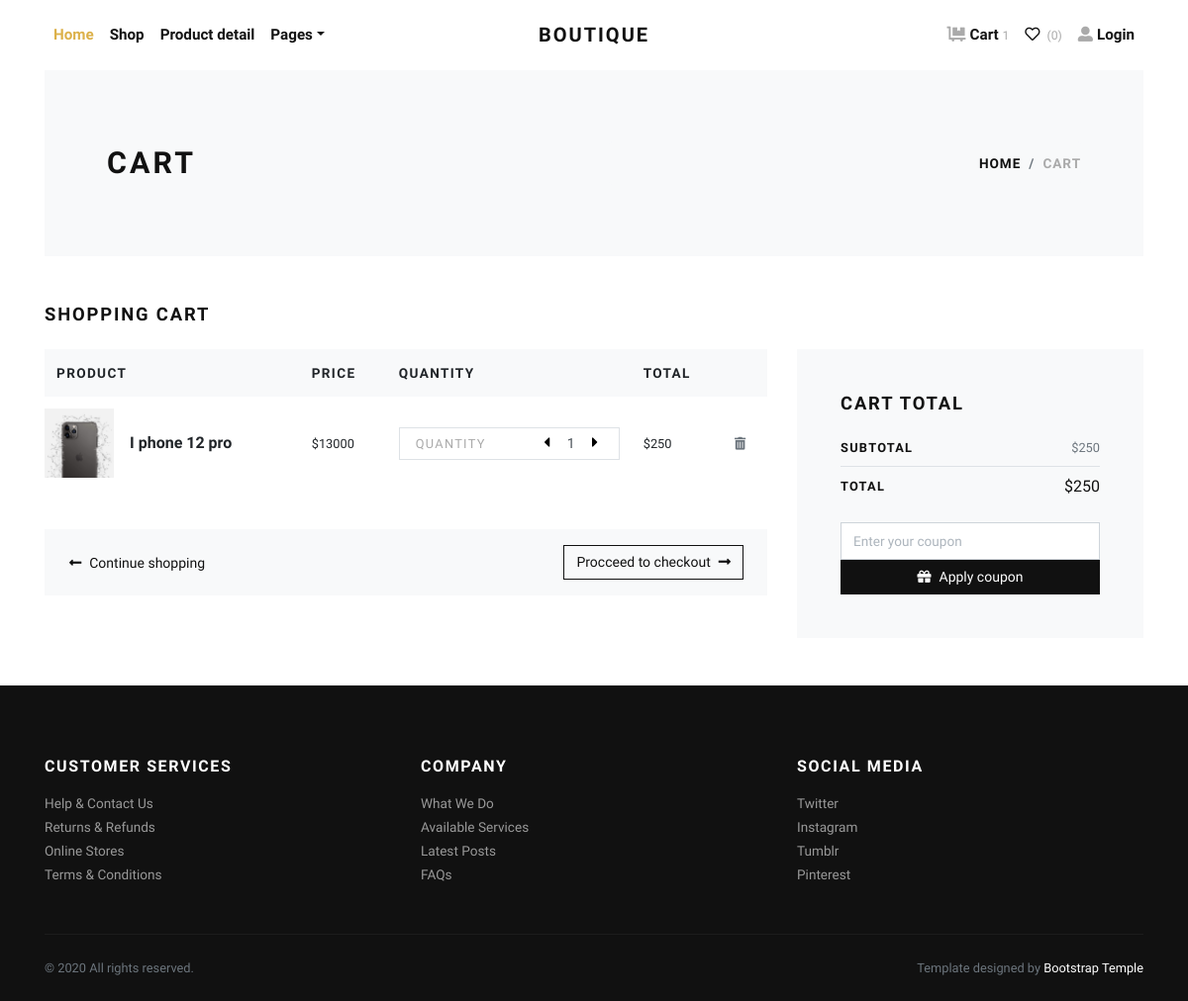
/cart.php (signed in), run on the app's committed database.
### tables this page shows
CREATE TABLE `cart` (
  `id` int(11) NOT NULL,
  `pro_id` int(11) NOT NULL,
  `user_id` int(11) NOT NULL,
  `qty` int(11) NOT NULL
);

CREATE TABLE `images` (
  `id` int(11) NOT NULL,
  `img_name` varchar(255) NOT NULL,
  `product_id` int(11) NOT NULL
);

CREATE TABLE `product` (
  `id` int(11) NOT NULL,
  `name` varchar(255) NOT NULL,
  `price` varchar(100) NOT NULL,
  `cat_id` int(11) NOT NULL
);

### cart.php (the view, shortened to what this page needs)
<?php
include('inc/header.php');
include('inc/navbar.php')
?>
      <div class="container">
        <section class="py-5 bg-light">
          <div class="container">
            <div class="row px-4 px-lg-5 py-lg-4 align-items-center">
              <div class="col-lg-6">
                <h1 class="h2 text-uppercase mb-0">Cart</h1>
              </div>
              <div class="col-lg-6 text-lg-right">
                <nav aria-label="breadcrumb">
                  <ol class="breadcrumb justify-content-lg-end mb-0 px-0">
                    <li class="breadcrumb-item"><a href="index.php">Home</a></li>
                    <li class="breadcrumb-item active" aria-current="page">Cart</li>
                  </ol>
                </nav>
              </div>
            </div>
          </div>
        </section>
        <section class="py-5">
          <h2 class="h5 text-uppercase mb-4">Shopping cart</h2>
          <div class="row">
            <div class="col-lg-8 mb-4 mb-lg-0">
              <div class="table-responsive mb-4">
                <table class="table">
                  <thead class="bg-light">
                    <tr>
                      <th class="border-0" scope="col"> <strong class="text-small text-uppercase">Product</strong></th>
                      <th class="border-0" scope="col"> <strong class="text-small text-uppercase">Price</strong></th>
                      <th class="border-0" scope="col"> <strong class="text-small text-uppercase">Quantity</strong></th>
                      <th class="border-0" scope="col"> <strong class="text-small text-uppercase">Total</strong></th>
                      <th class="border-0" scope="col"> </th>
                    </tr>
                  </thead>
                  <tbody>
                    <?php
                      $user = $_SESSION['user'];
                      $cart= "SELECT * FROM cart WHERE user_id = '$user'";
                      $querycart = $conn ->query($cart);
                      foreach ($querycart as $viewCart) {
                           $id_product = $viewCart['pro_id'];
                          $sql = "SELECT * FROM product WHERE id = $id_product";
                          $queryPro = $conn -> query($sql);
                          $result = $queryPro->fetch_assoc();
                          $Img = "SELECT * FROM images WHERE product_id = $id_product";
                          $queryImg = $conn -> query($Img);
                          $img = $queryImg->fetch_assoc();
                          $img_name =$img['img_name'];
          ?>
                    <tr>
                      <th class="pl-0 border-0" scope="row">
                        <div class="media align-items-center"><a class="reset-anchor d-block animsition-link" href="detail.php"><img src="admin/images/<?= $img_name?>" alt="..." width="70"/></a>
                          <div class="media-body ml-3"><strong class="h6"><a class="reset-anchor animsition-link" href="detail.php"><?= $result ['name'] ?></a></strong></div>
                        </div>
                      </th>
                      <td class="align-middle border-0">
                        <p class="mb-0 small">$<?= $result ['price'] ?></p>
                      </td>
                      <td class="align-middle border-0">
                        <div class="border d-flex align-items-center justify-content-between px-3"><span class="small text-uppercase text-gray headings-font-family">Quantity</span>
                          <div class="quantity">
                            <button class="dec-btn p-0"><i class="fas fa-caret-left"></i></button>
                            <input class="form-control form-control-sm border-0 shadow-0 p-0" type="text" value="1"/>
                            <button class="inc-btn p-0"><i class="fas fa-caret-right"></i></button>
                          </div>
                        </div>
                      </td>
                      <td class="align-middle border-0">
                        <p class="mb-0 small">$250</p>
                      </td>
                      <td class="align-middle border-0"><a class="reset-anchor" href="#"><i class="fas fa-trash-alt small text-muted"></i></a></td>
                    </tr>
                    <?php }?>
                  </tbody>
                </table>
              </div>
              <div class="bg-light px-4 py-3">
                <div class="row align-items-center text-center">
                  <div class="col-md-6 mb-3 mb-md-0 text-md-left"><a class="btn btn-link p-0 text-dark btn-sm" href="shop.php"><i class="fas fa-long-arrow-alt-left mr-2"> </i>Continue shopping</a></div>
                  <div class="col-md-6 text-md-right"><a class="btn btn-outline-dark btn-sm" href="checkout.php">Procceed to checkout<i class="fas fa-long-arrow-alt-right ml-2"></i></a></div>
                </div>
              </div>
            </div>
            <div class="col-lg-4">
              <div class="card border-0 rounded-0 p-lg-4 bg-light">
                <div class="card-body">
                  <h5 class="text-uppercase mb-4">Cart total</h5>
                  <ul class="list-unstyled mb-0">
                    <li class="d-flex align-items-center justify-content-between"><strong class="text-uppercase small font-weight-bold">Subtotal</strong><span class="text-muted small">$250</span></li>
                    <li class="border-bottom my-2"></li>
                    <li class="d-flex align-items-center justify-content-between mb-4"><strong class="text-uppercase small font-weight-bold">Total</strong><span>$250</span></li>
                    <li>
                      <form action="#">
                        <div class="form-group mb-0">
                          <input class="form-control" type="text" placeholder="Enter your coupon">
                          <button class="btn btn-dark btn-sm btn-block" type="submit"> <i class="fas fa-gift mr-2"></i>Apply coupon</button>
                        </div>
                      </form>
                    </li>
                  </ul>
                </div>
              </div>
            </div>
          </div>
        </section>
      </div>
      <footer class="bg-dark text-white">
        <div class="container py-4">
          <div class="row py-5">
            <div class="col-md-4 mb-3 mb-md-0">
              <h6 class="text-uppercase mb-3">Customer services</h6>
              <ul class="list-unstyled mb-0">
                <li><a class="footer-link" href="#">Help &amp; Contact Us</a></li>
                <li><a class="footer-link" href="#">Returns &amp; Refunds</a></li>
                <li><a class="footer-link" href="#">Online Stores</a></li>
                <li><a class="footer-link" href="#">Terms &amp; Conditions</a></li>
              </ul>
            </div>
            <div class="col-md-4 mb-3 mb-md-0">
              <h6 class="text-uppercase mb-3">Company</h6>
              <ul class="list-unstyled mb-0">
                <li><a class="footer-link" href="#">What We Do</a></li>
                <li><a class="footer-link" href="#">Available Services</a></li>
                <li><a class="footer-link" href="#">Latest Posts</a></li>
                <li><a class="footer-link" href="#">FAQs</a></li>
              </ul>
            </div>
            <div class="col-md-4">
              <h6 class="text-uppercase mb-3">Social media</h6>
              <ul class="list-unstyled mb-0">
                <li><a class="footer-link" href="#">Twitter</a></li>
                <li><a class="footer-link" href="#">Instagram</a></li>
                <li><a class="footer-link" href="#">Tumblr</a></li>
                <li><a class="footer-link" href="#">Pinterest</a></li>
              </ul>
            </div>
          </div>
          <div class="border-top pt-4" style="border-color: #1d1d1d !important">
            <div class="row">
              <div class="col-lg-6">
                <p class="small text-muted mb-0">&copy; 2020 All rights reserved.</p>
              </div>
              <div class="col-lg-6 text-lg-right">
                <p class="small text-muted mb-0">Template designed by <a class="text-white reset-anchor" href="https://bootstraptemple.com/p/bootstrap-ecommerce">Bootstrap Temple</a></p>
              </div>
            </div>
          </div>
        </div>
      </footer>
      <link rel="stylesheet" href="https://use.fontawesome.com/releases/v5.7.1/css/all.css">
    </div>
  </body>
</html>

### css/style.default.css (style rules this page uses)
.text-small { font-size: 0.85rem !important; }
.text-gray { color: #aaa !important; }
strong { font-weight: 700; }
.quantity { display: -ms-flexbox; display: flex; -ms-flex-align: center; align-items: center; font-family: inherit; }
.quantity input { width: 2rem; text-align: center; }
.quantity button { background: none; border: none; width: 1rem; outline: none; }
.footer-link { font-size: 0.85rem; position: relative; color: #999; transition: all 0.3s; }
.footer-link::before { content: '\f0da'; display: inline-block; font-family: 'Font Awesome\ 5 Free'; font-weight: 900; position: absolute; top: 50%; left: 0; -webkit-transform: translateY(-50%); transform: translateY(-50%); color: #fff; transition: all 0.3s; opacity: 0; }
.text-uppercase { text-transform: uppercase; letter-spacing: 0.1em; }
.border { border: 1px solid #dee2e6 !important; }
.shadow-0 { box-shadow: none !important; }
.reset-anchor { color: inherit; transition: all 0.3s; }
.headings-font-family { font-family: inherit !important; }
.btn { font-weight: 400; border: 1px solid transparent; font-family: inherit; padding: 0.375rem 1.5rem; font-size: 1rem; line-height: 1.5; border-radius: 0; transition: color 0.15s ease-in-out, background-color 0.15s ease-in-out, border-color 0.15s ease-in-out, box-shadow 0.15s ease-in-out; }
.btn-link { font-weight: 400; color: #dcb14a; }
.btn-dark { color: #fff; background-color: #111111; border-color: #111111; }
.btn-outline-dark { color: #111111; background-color: transparent; background-image: none; border-color: #111111; }
.btn-sm { padding: 0.375rem 0.75rem; font-size: 0.875rem; line-height: 1.5; border-radius: 0; }
body { font-family: "Libre Franklin", sans-serif; font-size: 1rem; font-weight: 400; line-height: 1.5; color: #111111; background-color: #fff; }
a { color: #dcb14a; text-decoration: none; }
h1, h2, h3, h4, h5, h6, .h1, .h2, .h3, .h4, .h5, .h6 { margin-bottom: 0.5rem; font-family: inherit; font-weight: 900; line-height: 1.2; color: inherit; }
h1, .h1 { font-size: 2.2rem; }
h2, .h2 { font-size: 1.9rem; }
h5, .h5 { font-size: 1.15rem; }
h6, .h6 { font-size: 1rem; }
small, .small { font-size: 80%; font-weight: 400; }
.bg-light { background-color: #f8f9fa !important; }
.bg-dark { background-color: #111111 !important; }
.text-dark { color: #111111 !important; }
.form-control { padding: 0.375rem 0.75rem; font-size: 1rem; line-height: 1.5; color: #495057; background-color: #fff; border: 1px solid #ced4da; border-radius: 0; transition: border-color 0.15s ease-in-out, box-shadow 0.15s ease-in-out; }
.form-control::placeholder { color: #adb5bd; font-size: 0.85rem; font-weight: 400; }
.form-control-sm { padding: 0.25rem 0.5rem; font-size: 0.875rem; line-height: 1.5; border-radius: 0; }
.card { background-color: #fff; border: 1px solid rgba(17, 17, 17, 0.125); border-radius: 0; }
.card-body { padding: 1.25rem; }
.breadcrumb { background: #f8f9fa; }
.breadcrumb-item { font-size: 0.85rem; text-transform: uppercase; letter-spacing: 0.07em; font-weight: 900; color: #111111; }
.breadcrumb-item a { color: inherit; transition: all 0.3s; }
.breadcrumb-item.active { color: #aaa; }

### data on the page
cart: images.img_name (picture), pro.name "I phone 12 pro", pro.price "13000"

### other printed values
$result "1"
